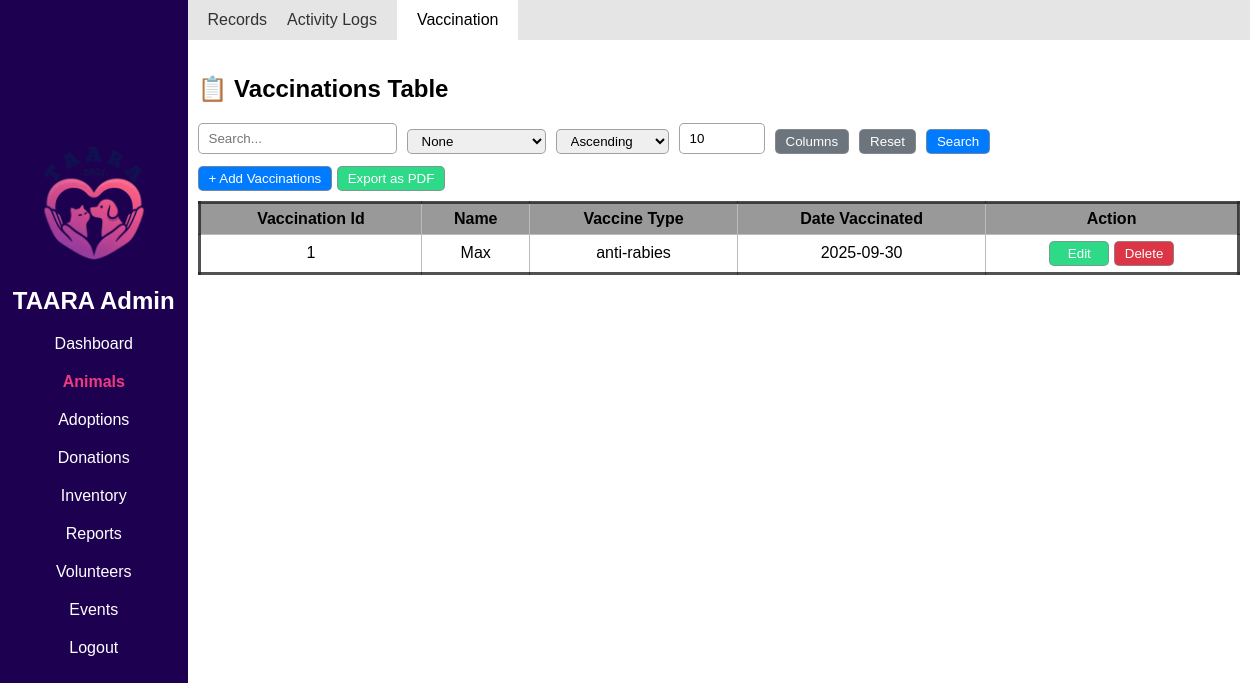
Screenshot of /Admin/animals-vaccinations.php with the database file from the repository.
### tables this page shows
CREATE TABLE `vaccinations` (
  `vaccination_id` int(25) NOT NULL,
  `animal_id` int(25) NOT NULL,
  `vaccine_type` varchar(255) NOT NULL,
  `date_vaccinated` date NOT NULL
);

### includes/db_connection.php (called while the page is built, shortened)
<?php
function connect() {
    $servername =  "localhost";
    $username =  "root";
    $password =  "";
    $dbname =  "taara_db";
    $conn = new mysqli($servername, $username, $password, $dbname);
    return $conn;
}
class DatabaseCRUD {
    private $conn;
    private $table;
    public function __construct($table) {
        $this->conn = connect();
        $this->table = $table;
        $this->columns = $this->getTableColumns();
    }
    private function getTableColumns() {
        $query = "SHOW COLUMNS FROM `$this->table`";
        $result = $this->conn->query($query);
        $cols = [];
        while ($row = $result->fetch_assoc()) {
            $cols[$row['Field']] = $row;
        }
        return $cols;
    }
    public function readAll() {
        $sql = "SELECT * FROM {$this->table}";
        $result = $this->conn->query($sql);
        $rows = [];
        if ($result && $result->num_rows > 0) {
            while ($row = $result->fetch_assoc()) {
                $rows[] = $row;
            }
        }
        return $rows;
    }
}

### Admin/animals-vaccinations.php (the view, shortened to what this page needs)
<?php
include "../includes/db_connection.php";
include "../Admin/admin_ui.php";
$tableName = 'vaccinations';
$pk = 'vaccination_id';
$crud = new DatabaseCRUD($tableName);
$tableData = $crud->readAll();
$fieldsConfig = [
    'vaccination_id' => 'id',
    'animal_id' => 'number',
    'vaccine_type' => 'text',
    'date_vaccinated' => 'date'
];
$foreignKeys = [
    'animal_id' => [
        'table' => 'animal',
        'key'   => 'animal_id',
        'label' => 'name'
    ]
];
$fkCache = [];
foreach ($foreignKeys as $fkColumn => $fkConf) {
    $fkCrud = new DatabaseCRUD($fkConf["table"]);
    $records = $fkCrud->readAll();
    foreach ($records as $r) {
        $fkCache[$fkColumn][$r[$fkConf["key"]]] = $r[$fkConf["label"]];
    }
    $foreignKeys[$fkColumn]['records'] = $records;
}
$visibleColumns = $_SESSION['visibleColumns'];
function e($v){ return htmlspecialchars($v ?? '', ENT_QUOTES); }
include "../includes/post_handler.php"
?>
<!DOCTYPE html>
<html>
<head>
<link rel="stylesheet" href="../CSS/admin_style.css">
</head>
<body>
<?= displayNav('animals'); ?>
<main class="content flex-c">
    <header class='top-nav flex-r'>
        <a href='animals-records.php'>Records</a>
        <a href='animals-activities.php'>Activity Logs</a>
        <a href='animals-vaccinations.php' class='top-active'>Vaccination</a>
    </header>
    <div style='padding-inline:10px;'>
        <h2>📋 <?= ucwords($tableName) ?> Table</h2>
        <form method="POST" enctype="multipart/form-data" style="margin-bottom:12px;">
            <div class="search-group">
                <input type="text" name="search_bar" class="search-bar" placeholder="Search..." value="<?= e($_POST['search_bar'] ?? '') ?>">
                <select name="search_by">
                    <option value="none">None</option>
                </select>
                <select name="order_by" placeholder='Order by'>
                    <option value="ascending" <?= (isset($_POST['order_by']) && $_POST['order_by']==='ascending')?'selected':'' ?>>Ascending</option>
                </select>
                <input type="number" name="num_of_results" min="1" max="1000" value="<?= intval($_POST['num_of_results']??10) ?>" placeholder='Results shown'>
                <button type="button" class="btn btn-secondary" onclick="toggleColumnSelector()">Columns</button>
                <button type="submit" name="reset_btn" class="btn btn-secondary">Reset</button >
                <button type="submit" name="search_btn" class="btn btn-primary">Search</button>
            </div>
        </form>
        <button class="btn btn-primary" onclick="openSharedModal('add')">+ Add <?= ucwords($tableName) ?></button>
        <a href="../export/export_pdf.php?table=<?=$tableName?>" target="_blank"><button type='button' class="btn btn-success">Export as PDF</button></a>
        <div class="result-table">
            <table class="rounded-border">
                <thead>
                <tr>
                    <?php foreach($visibleColumns as $f): ?>
                        <?php
                            if(isset($foreignKeys[$f])) {
                                $label = $foreignKeys[$f]['label'];
                                echo "<th>" . ucwords(str_replace('_',' ',$label)) . "</th>";
                            } else {
                                echo "<th>" . ucwords(str_replace('_',' ',$f)) . "</th>";
                            }
                        ?>
                    <?php endforeach; ?>
                    <th>Action</th>
                </tr>
                </thead>
                <tbody>
                <?php foreach($tableData as $row): ?>
                <tr>
                    <?php foreach($visibleColumns as $f): ?>
                        <?php if ($fieldsConfig[$f] === 'image'): ?>
                            <?php
                                $imgFile = $row[$f] ?? '';
                                $imgPath = "../Assets/UserGenerated/" . $imgFile;
                                $exists = !empty($imgFile) && file_exists(__DIR__ . "/../Assets/UserGenerated/" . $imgFile);
                            ?>
                            <td>
                                <?php if ($exists): ?>
                                    <img
                                        src="<?= $imgPath ?>"
                                        class="thumb-img"
                                        onclick="openImagePreview('<?= $imgPath ?>')">
                                <?php else: ?>
                                    <span>No image</span>
                                <?php endif; ?>
                            </td>
                        <?php elseif(isset($foreignKeys[$f])): ?>
                            <td><?= e($fkCache[$f][$row[$f]] ?? "Unknown") ?></td>
                        <?php else: ?>
                            <td><?= e($row[$f] ?? '') ?></td>
                        <?php endif; ?>
                    <?php endforeach; ?>
                    <td style="width: auto;">
                        <?php $json = htmlspecialchars(json_encode($row, JSON_HEX_APOS | JSON_HEX_QUOT), ENT_QUOTES, 'UTF-8'); ?>
                        <button onclick='openSharedModal("edit", <?= $json ?>)' style='width:60px;' class='btn btn-success action-btn'>Edit</button>
                        <button onclick='openDeleteModal(<?= e($row[$pk]) ?>,"<?= e($row[$pk]) ?>")' style='width:60px;' class='btn btn-danger action-btn'>Delete</button>
                    </td>
                </tr>
                <?php endforeach; ?>
                </tbody>
            </table>
        </div>
    </div>
</main>
</body>
</html>

### CSS/admin_style.css (style rules this page uses)
* { font-family: Arial, Helvetica, sans-serif; }
body { margin: 0; }
main { gap: 15px; height: auto; }
table { text-align: center; width: 100%; border-collapse: collapse; margin-block: 10px; }
thead { border-collapse: collapse; background-color: #999999; }
th,td { padding: 6px 8px; border: 1px solid #bbb; }
a { text-decoration: none; color: inherit; }
input, select, datalist, button, textarea { border: 1px solid rgba(141, 141, 141, 0.8); width: auto; border-radius: 5px; height: 25px; padding: 2px 10px; }
.flex-c { display: flex; flex-direction: column; }
.flex-r { display: flex; flex-direction: row; }
.rounded-border { border: 3px solid rgba(39, 39, 39, 0.8); border-radius: 15px; }
.top-nav { width: 100%; height: 5vh; box-shadow: 1px rgba(5, 2, 2, 0.3); display: flex; flex-direction: row; align-items: center; padding-inline: 20px; gap: 20px; background-color: #e5e5e5; color: #323232; }
.top-active { background-color: white; border-radius: 5px; padding: 20px; color: #000000; }
.content { margin-left: 15vw; }
.search-group { gap: 0.2rem; display: flex; align-items: flex-end; gap: 10px; }
.btn { cursor:pointer; place-content: center; place-items: center; }
.btn-primary { background:#007bff; color:#fff; }
.btn-danger { background:#dc3545; color:#fff; }
.btn-success { background:#2ed987; color:#fff; }
.btn-secondary { background:#6c757d; color:#fff; }

### rows the page displays
vaccinations: vaccination_id "1", animal "Max", vaccine_type "anti-rabies", date_vaccinated "2025-09-30"

### other values shown
$tableName "Vaccinations"
str_replace('_',' ',$f) "Vaccination Id"
str_replace('_',' ',$label) "Name"
str_replace('_',' ',$f) "Vaccine Type"
str_replace('_',' ',$f) "Date Vaccinated"
